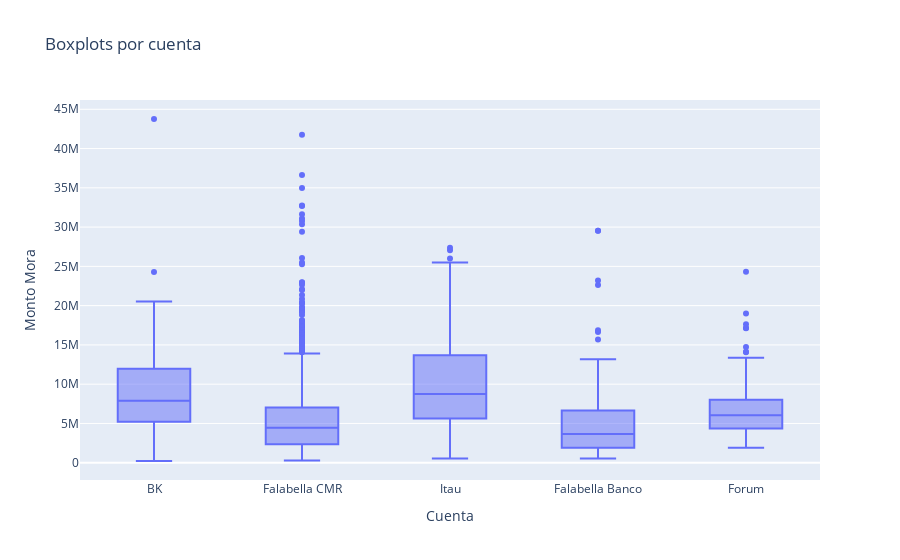

The cell this chart's notebook holds for it:
### Markdown cell above
A partir de esta revisión, es posible afirmar que la cuenta más importante, a nivel de montos de mora, es **Falabella CMR**. No obstante, las cuentas de Falabella son las que reportan deudas promedio menores que el resto.

Las cuentas con deudas promedio superiores son **Itaú** y **BK**, lo que implica que son deudas más importantes y requieren un trabajo de cobranza superior.

De todas maneras, Falabella CMR es el principal cliente de Sotta Recovery, seguido de Forum.

Aquí me surgen las siguientes preguntas ¿Sotta Recovery cobra por contrato o es una comisión por monto? Si fuese por comisión, podrían implementarse acciones para aumentar los contratos con entidades que tengan morosos con montos más altos, como Itaú.

### Code cell
fig = px.box(clients, x='cuenta.mandante', y='cuenta.monto_mora', title='Boxplots por cuenta')
fig.update_layout(
    xaxis_title='Cuenta',
    yaxis_title='Monto Mora'
)
fig.show()

### Figure 1 — Plotly figure (JSON) as saved in the notebook; plotly's stock layout.template omitted (floating-point values rounded to 4 significant figures; data arrays with more than 128 entries replaced by an {"elided": "..."} marker saying what was removed)
{"data": [{"alignmentgroup": "True", "hovertemplate": "cuenta.mandante=%{x}<br>cuenta.monto_mora=%{y}<extra></extra>", "legendgroup": "", "marker": {"color": "#636efa"}, "name": "", "notched": false, "offsetgroup": "", "orientation": "v", "showlegend": false, "type": "box", "x": {"elided": "2678 str values"}, "x0": " ", "xaxis": "x", "y": {"elided": "2678 int values"}, "y0": " ", "yaxis": "y"}], "layout": {"boxmode": "group", "legend": {"tracegroupgap": 0}, "title": {"text": "Boxplots por cuenta"}, "xaxis": {"anchor": "y", "domain": [0, 1], "title": {"text": "Cuenta"}}, "yaxis": {"anchor": "x", "domain": [0, 1], "title": {"text": "Monto Mora"}}}}
